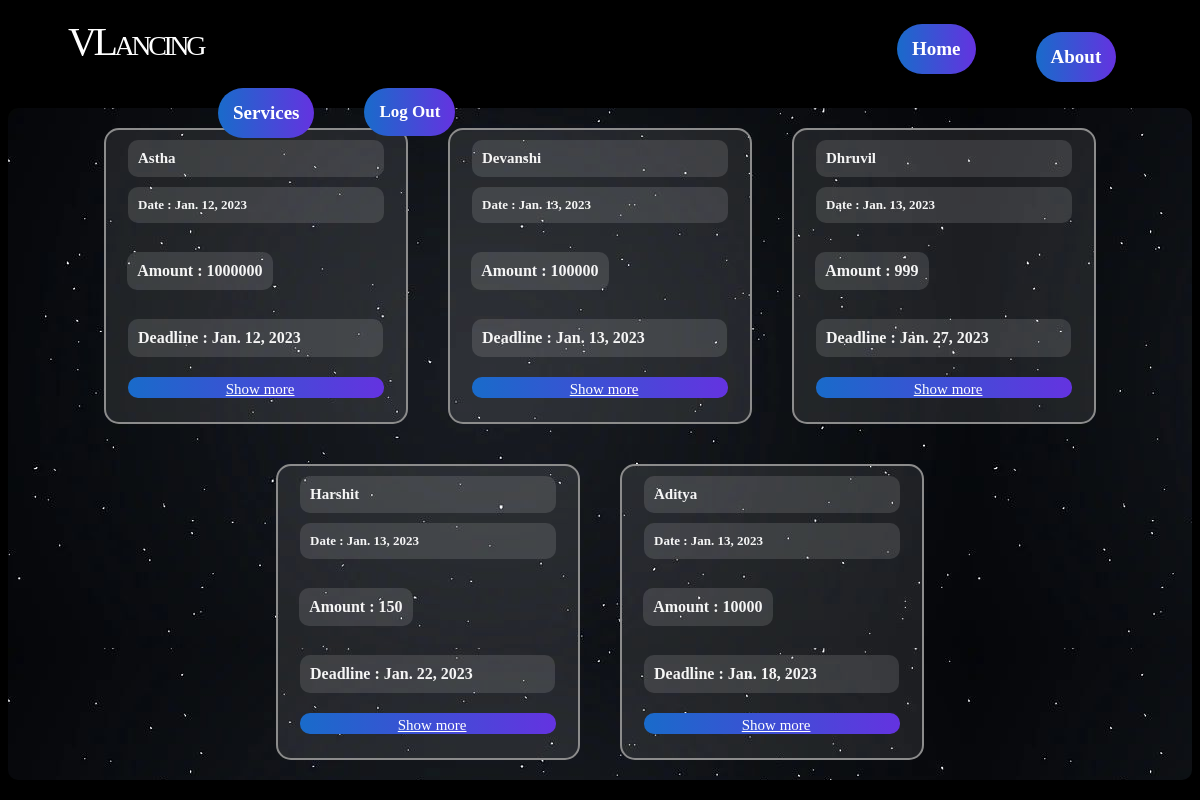
The app's page /index/, older data.
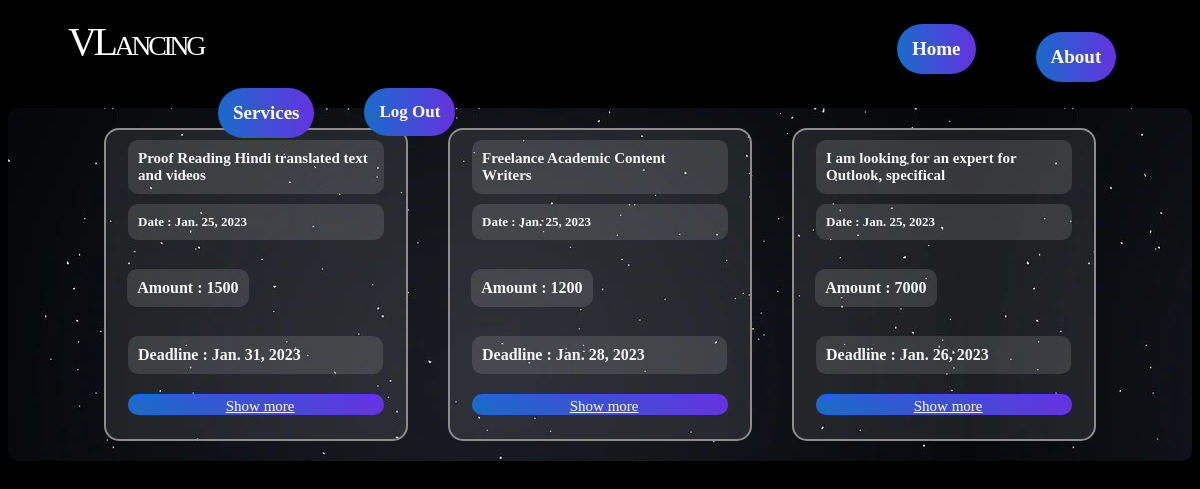
The same page, newer data.
### vlance/models.py (models this page shows, shortened)
class Jobs(models.Model):
    task_name = models.CharField(max_length=50 , blank = False)
    amount = models.IntegerField( default = 0,blank = False)
    description = models.TextField(max_length=500 , blank = False, default = None)
    date_posted = models.DateField(blank= False)
    email = models.EmailField(verbose_name="Email", blank = False)
    provided_by = models.CharField(max_length=50 , blank = False)
    deadline = models.DateField(blank = False)
    is_completed = models.BooleanField(default = False)
    location = models.CharField(max_length=50 , blank = False)
    skills = models.CharField(max_length=50, default=None, blank = False )

### vlance/views.py (the view)
# urls.py: path('index/', views.index, name='index'),
def index(request):
    return render(request, "vlance/index.html", {
        "jobs": Jobs.objects.all()
    })

### vlance/Templates/VLANCE/index.html (shortened to what this page needs)
{% load static %}
<!DOCTYPE html>
<html lang="en">
    <head>
        <link rel="stylesheet" href="{% static 'vlance/landing.css' %}">
        <link rel="stylesheet" href="{% static 'vlance/styles.css' %}">
        <link rel="stylesheet" href="{% static 'vlance/cards.css' %}">
    </head>
    <body>
        <div class="header">
            <h1 class="headername">VLancing</h1>
            <a class="mybutton" id="homeb" href="{% url 'landing' %}">Home</a>
            <a class="mybutton" id="aboutb" href="#">About</a>
            <a class="mybutton" id="serviceb" href="#">Services</a>
            <a class="mybutton" id="signb" href="{% url 'logout' %}">Log Out</a>
        </div>
<div class="holder">
{% for job in jobs %}
    <div class="cards">
        <div class="d1">
            <div class="name">
                {{job.task_name}}
            </div>
            <div class="posted">
                Date : {{job.date_posted}}
            </div>
        </div>
        <div class="d2">
            <div class="amount">
                Amount : {{job.amount}}
            </div>
        </div>
        <div class="d3">
            <div class="deadline">
                Deadline : {{job.deadline}}
            </div>
        </div>
        <div class="d4">
            <a href="{% url 'jobs' job.id %}" style="margin-left: 0px; font-size: 16px; color:#fff;">
                <div class="show-more">Show more</div>
            </a>
        </div>
    </div>
{% endfor %}
</div>
    </body>
</html>

Row changes from the older to the newer data that the page shows:
removed Jobs: task_name "Astha", date_posted "Jan. 12, 2023", amount "1000000", deadline "Jan. 12, 2023"
removed Jobs: task_name "Devanshi", date_posted "Jan. 13, 2023", amount "100000", deadline "Jan. 13, 2023"
removed Jobs: task_name "Dhruvil", date_posted "Jan. 13, 2023", amount "999", deadline "Jan. 27, 2023"
removed Jobs: task_name "Harshit", date_posted "Jan. 13, 2023", amount "150", deadline "Jan. 22, 2023"
removed Jobs: task_name "Aditya", date_posted "Jan. 13, 2023", amount "10000", deadline "Jan. 18, 2023"
added Jobs: task_name "Proof Reading Hindi translated text and videos", date_posted "Jan. 25, 2023", amount "1500", deadline "Jan. 31, 2023"
added Jobs: task_name "Freelance Academic Content Writers", date_posted "Jan. 25, 2023", amount "1200", deadline "Jan. 28, 2023"
added Jobs: task_name "I am looking for an expert for Outlook, specifical", date_posted "Jan. 25, 2023", amount "7000", deadline "Jan. 26, 2023"
